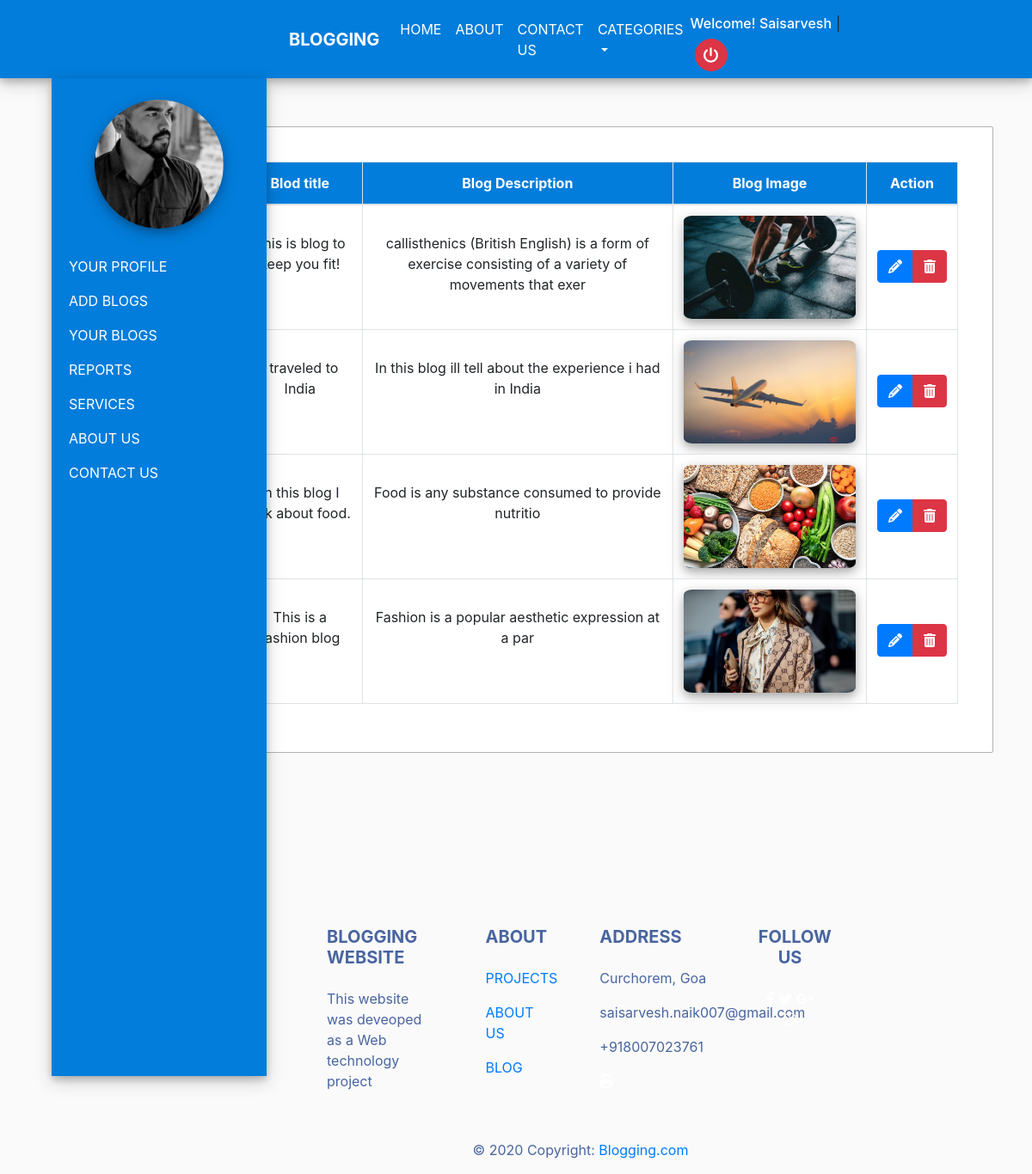
The page /view_blogs/view_blogs.php (signed in) on the database its author committed.
### tables this page shows
CREATE TABLE `blogs` (
  `blog_id` int(11) NOT NULL,
  `blog_category` varchar(100) NOT NULL,
  `blog_title` varchar(100) NOT NULL,
  `blog_pic` varchar(200) NOT NULL,
  `blog_short_desc` varchar(200) NOT NULL,
  `blog_desc` varchar(5000) NOT NULL,
  `user_id` int(11) NOT NULL,
  `created_date_time` timestamp NOT NULL DEFAULT current_timestamp(),
  `modified_date_time` datetime NOT NULL,
  `deleted_date_time` datetime NOT NULL,
  `status` int(11) NOT NULL DEFAULT 0 COMMENT '0-shown,1-hidden,2-deleted'
);

### session_script.php (called while the page is built, shortened)
<?php
require 'connect.php';
if (isset($_SESSION["username"])){
	$sql= $conn->prepare("SELECT * FROM users where username= '".$_SESSION['username']."' and password='".$_SESSION['password1']."'");
	$sql->execute();
	$sql->setFetchMode(PDO::FETCH_ASSOC);
	if($sql->rowCount()>0){
		$type_id =$_SESSION["type_id"];
	}else{
	}
}else{
}
?>

### view_blogs/view_blogs.php (the view, shortened to what this page needs)
<!DOCTYPE html>
<html lang="en">
<head>
  <link rel="stylesheet" type="text/css" href="../css/bootstrap.min.css">
  <link rel="stylesheet" type="text/css" href="../style.css">
  <link rel="stylesheet" type="text/css" href="../sidebar.css">
</head>
<body>
  <?php
  require '../header2.php';
  ?>
  <?php
  require '../sidebar2.php';
  ?>
  <section>
    <div class="container">
      <div class="row" >
        <div class="col-md-2"></div>
        <div class="col-md-10 text-center">
          <div class="container-fluid" style="padding: 40px;background-color: #ffffff" id="about_card">
           <table id="datatable-responsive" class="table table-striped table-bordered dt-responsive nowrap" cellspacing="0" width="100%">
            <thead>
              <tr bgcolor="#027ddb" class="text-center">
                <th><font color="white">Blod title</font></th>
                <th><font color="white">Blog Description</font></th>
                <th><font color="white">Blog Image</font></th>
                <th><font color="white">Action</font></th>
              </tr>
            </thead>
            <tbody>
              <?php
              require '../connect.php';
              $sql= $conn->prepare("SELECT * FROM blogs where user_id='".$_SESSION['user_id']."' and status='0' order by created_date_time DESC");
              $sql->execute();
              $sql->setFetchMode(PDO::FETCH_ASSOC);
              if($sql->rowCount()>0){
                foreach (($sql->fetchAll()) as $key => $row) {
                  echo '<tr>
                  <td  bgcolor="#ffffff"><p style="margin-top:20px;" >'.$row['blog_title'].'</p></td>
                  <td  bgcolor="#ffffff"><p style="margin-top:20px;" >'.$row['blog_short_desc'].'</p></td>
                  <td  bgcolor="#ffffff"><img src="../'.$row['blog_pic'].'" id="view_blog_img"  alt="Blog image"></td>
                  <td  bgcolor="#ffffff">
                  <div class="btn-group" style="margin-top:40px;">
                  <button type="button" class="btn btn-primary" value="Edit" onclick=\'editfunc("' .$row["blog_id"]. '")\' ><i class="fas fa-pencil-alt"></i></button>
                  <button type="button" class="btn btn-danger" value="Delete" onclick=\'deletefunc("' .$row["blog_id"]. '")\' ><i class="fas fa-trash-alt"></i></button>
                  </div>
                  </td>
                  </tr>';
                }
              }
              ?>
            </tbody>
          </table>
        </div>
      </div>
    </div>
  </div>
</section>
<?php
require '../footer.php';
?>
</body>
</html>

### header2.php (shortened to what this page needs)
<?php
require "session_script.php";
?>
<html>
<head>
  <link rel="stylesheet" type="text/css" href="css/bootstrap.min.css">
  <link rel="stylesheet" type="text/css" href="style.css">
  <link rel="stylesheet" type="text/css" href="sidebar.css">
</head>
<body>
  <nav class="navbar navbar-expand-lg navbar-dark" style="background-color: #027ddb;" id="navbar_shadow">
    <a class="navbar-brand" style="margin-left: 320px;" href="../index.php"><strong>BLOGGING</strong></a>
    <div class="collapse navbar-collapse" id="navbarSupportedContent">
      <ul class="navbar-nav mr-auto">
        <li class="nav-item active">
          <a class="nav-link" href="../index.php">HOME <span class="sr-only">(current)</span></a>
        </li>
        <li class="nav-item active">
          <a class="nav-link" href="../about_us.php">ABOUT</a>
        </li>
        <li class="nav-item active">
         <a class="nav-link" href="../contact_us.php">CONTACT US</a>
       </li>
       <li class="nav-item dropdown active">
        <a class="nav-link dropdown-toggle" href="#" id="navbarDropdown" role="button" data-toggle="dropdown" aria-haspopup="true" aria-expanded="false">
          CATEGORIES
        </a>
      </li>
    </ul>
    <form class="form-inline my-2 my-lg-0 form-navbar">
      <?php
      if (isset($_SESSION['user_name'])) {
        echo '<h6 style="color:white;margin-top:10px;margin-right:5px;">  Welcome! '.$_SESSION["user_name"].' </h6> | <a href="../logout.php" class="btn btn-danger btn-circle" style="font-size:18px;margin-left:5px;"><i class="fas fa-power-off" ></i></a>';
      }
      else{
        echo '<button class="btn btn-outline-default"><a href="login.php" style="color:black">LOGIN </a></button>
        <button class="btn btn-success margin-left"><a href="register.php" style="color:white">REGISTER</a></button>';
      }
      ?>
    </form>
  </div>
</nav>
</body>
</html>

### sidebar2.php (shortened to what this page needs)
<div id="wrapper" class="roundBorder">
    <div style="margin-left:-190px;" id="sidebar-wrapper" >
        <ul class="sidebar-nav">
            <?php
            if (isset($_SESSION['user_name'])) {
             echo '<div style="margin-top:10%;">
             <img id="profile" src="../'.$_SESSION["profile_pic"].'">
             </div>';
         }
         else
         {
            echo "";
        }
        ?>
        <br>
        <?php
        if ($type_id=='0') {
            echo'           <li>
            <a style="color: white" href="../profile.php">YOUR PROFILE</a>
            </li>
            <li>
            <a style="color: white" href="../add_blogs.php">ADD BLOGS</a>
            </li>
            <li>
            <a style="color: white" href="view_blogs.php">YOUR BLOGS</a>
            </li>
            <li>
            <a style="color: white" href="../reports.php">REPORTS</a>
            </li>
            <li>
            <a style="color: white" href="../services.php">SERVICES</a>
            </li>
            <li>
            <a style="color: white" href="../about_us.php">ABOUT US</a>
            </li>
            <li>
            <a style="color: white" href="../contact_us.php">CONTACT US</a>
            </li>
            </ul>
            </div>
            <div id="page-content-wrapper">
            <div class="container-fluid">
            <div class="row">
            <div class="col-lg-12">
            <h1></h1>
            <p></p>
            <p></p>
            </div>
            </div>
            </div>
            </div>
            </div>
            ';
        }
        ?>

### footer.php (shortened to what this page needs)
<section>
  <div class="container-fluid">
    <div class="row">
      <div class="col-md-2"></div>
      <div class="col-md-8">
       <div class="container-fluid">
        <div class="row">
          <footer class="page-footer font-small mdb-color lighten-3 pt-4" style="margin-left: 150px;">
            <div class="container text-center text-md-left">
              <div class="row">
                <div class="col-md-4 col-lg-3 mr-auto my-md-4 my-0 mt-4 mb-1">
                  <h5  class="font-weight-bold text-uppercase mb-4" style="color:#49659f;">Blogging website</h5>
                  <p style="color: #49659f;">This website was deveoped as a Web technology project</p>
                </div>
                <div class="col-md-2 col-lg-2 mx-auto my-md-4 my-0 mt-4 mb-1">
                  <h5  class="font-weight-bold text-uppercase mb-4" style="color: #49659f;">About</h5>
                  <ul class="list-unstyled">
                    <li>
                      <p>
                        <a  href="#!">PROJECTS</a>
                      </p>
                    </li>
                    <li>
                      <p>
                        <a  href="#!">ABOUT US</a>
                      </p>
                    </li>
                    <li>
                      <p>
                        <a  href="#!">BLOG</a>
                      </p>
                    </li>
                 </ul>
               </div>
               <div class="col-md-4 col-lg-3 mx-auto my-md-4 my-0 mt-4 mb-1">
                <h5  class="font-weight-bold text-uppercase mb-4" style="color:#49659f;">Address</h5>
                <ul class="list-unstyled">
                  <li>
                    <p style="color: #49659f;">Curchorem, Goa</p>
                  </li>
                  <li>
                    <p style="color: #49659f;">saisarvesh.naik007@gmail.com</p>
                  </li>
                  <li>
                    <p style="color: #49659f;">+918007023761</p>
                  </li>
                  <li>
                    <p>
                      <i class="fas fa-print mr-3"></i></p>
                    </li>
                  </ul>
                </div>
                <div class="col-md-2 col-lg-2 text-center mx-auto my-4">
                  <h5 class="font-weight-bold text-uppercase mb-4" style="color: #49659f;">Follow Us</h5>
                  <a type="button" class="btn-floating btn-fb">
                    <i class="fab fa-facebook-f"></i>
                  </a>
                  <a type="button" class="btn-floating btn-tw">
                    <i class="fab fa-twitter"></i>
                  </a>
                  <a type="button" class="btn-floating btn-gplus">
                    <i class="fab fa-google-plus-g"></i>
                  </a>
                  <a type="button" class="btn-floating btn-dribbble">
                    <i class="fab fa-dribbble"></i>
                  </a>
                </div>
              </div>
            </div>
            <div class="footer-copyright text-center py-3" style="color: #49659f;">© 2020 Copyright:
              <a href="https://mdbootstrap.com/">Blogging.com</a>
            </div>
          </footer>
        </div>
      </div>
    </div>
    <div class="col-md-2"></div>
  </div>
</div>
</section>

### style.css (style rules this page uses)
#navbar_shadow { box-shadow: 0 4px 8px 0 rgba(0, 0, 0, 0.2), 0 6px 20px 0 rgba(0, 0, 0, 0.19); }
body { background-color: #fafafa; background-repeat: no-repeat; background-size: cover; background-position: center; }
footer { margin-top: 20%; left: 0; bottom: 0; width: 100%; color: white; text-align: center; }
.form-navbar { margin-right: 190px !important }
#profile { display: block; margin-left: auto; margin-right: auto; width: 150px; height: 150px; object-fit: cover; border-radius: 50%; box-shadow: 0 4px 8px 0 rgba(0, 0, 0, 0.2), 0 6px 20px 0 rgba(0, 0, 0, 0.19); }
#view_blog_img { display: block; margin-left: auto; margin-right: auto; width: 200px; height: 120px; object-fit: cover; border-radius: 5%; box-shadow: 0 4px 8px 0 rgba(0, 0, 0, 0.2), 0 6px 20px 0 rgba(0, 0, 0, 0.19); }
#about_card { border-radius: 2px; background-color: #ffffff; border:1px solid #b2b2b2; }
.roundBorder { border-radius: 2%; }
.btn-circle { width: 38px; height: 38px; text-align: center; padding: 6px 0; font-size: 12px; line-height: 1.42; border-radius: 30px; }

### sidebar.css (style rules this page uses)
#wrapper { padding-left: 0; -webkit-transition: all 0.5s ease; -moz-transition: all 0.5s ease; -o-transition: all 0.5s ease; transition: all 0.5s ease; }
#sidebar-wrapper { z-index: 1000; position: fixed; left: 250px; width: 0; height: 85%; overflow-y: auto; background: #027ddb; -webkit-transition: all 0.5s ease; -moz-transition: all 0.5s ease; -o-transition: all 0.5s ease; transition: all 0.5s ease; box-shadow: 0 4px 8px 0 rgba(0, 0, 0, 0.2), 0 6px 20px 0 rgba(0, 0, 0, 0.19); }
#page-content-wrapper { width: 100%; position: absolute; padding: 15px; }
.sidebar-nav { position: absolute; top: 0; width: 250px; margin: 0; padding: 0; list-style: none; }
.sidebar-nav li { text-indent: 20px; line-height: 40px; }
.sidebar-nav li a { display: block; text-decoration: none; color: #999999; }
@media (min-width:768px) { #wrapper { padding-left: 250px; } }
@media (min-width:768px) { #sidebar-wrapper { width: 250px; } }
@media (min-width:768px) { #page-content-wrapper { padding: 20px; position: relative; } }

### rows shown on the page
blogs: blog_title "This is blog to keep you fit!", blog_short_desc "callisthenics (British English) is a form of exercise consisting of a variety of movements that exer", blog_pic (picture)
blogs: blog_title "I traveled to India", blog_short_desc "In this blog ill tell about the experience i had in India", blog_pic (picture)
blogs: blog_title "In this blog I talk about food.", blog_short_desc "Food is any substance consumed to provide nutritio", blog_pic (picture)
blogs: blog_title "This is a fashion blog", blog_short_desc "Fashion is a popular aesthetic expression at a par", blog_pic (picture)

### other values the page prints
$_SESSION["user_name"] "Saisarvesh"
